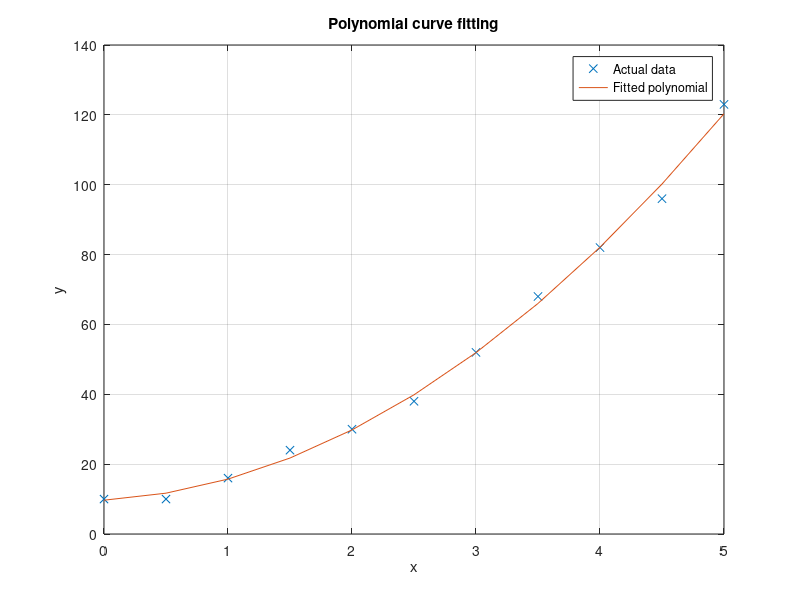

The MATLAB source for this figure:
x = [ 0  0.5  1.0  1.5  2.0  2.5  3.0  3.5  4.0  4.5  5.0];
y = [10   10  16   24   30   38   52    68   82   96  123];
p = polyfit(x, y, 2)   % finds the coefficients of a polynomial
                       % of degree 2 that fits the data
yc = polyval(p, x);    % polynomial is evaluated at all points in x
plot(x, y,'x', x, yc)  % plots data marked by x and fitted polynomial
xlabel('x'), ylabel('y'), grid
title('Polynomial curve fitting')
legend('Actual data', 'Fitted polynomial')
